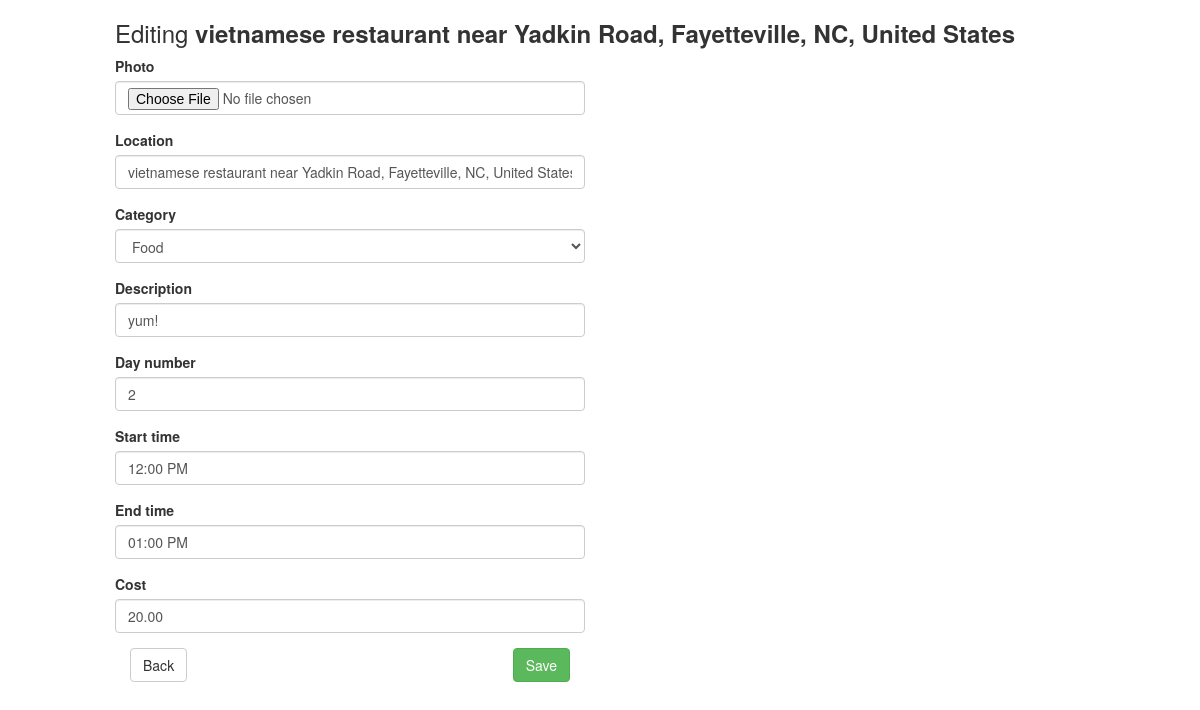
Screenshot of /6/7/edit/ (signed in) with the database file from the repository.
### triplan/models.py (models this page shows, shortened)
class ItinerarySegment(models.Model):
    itinerary = models.ForeignKey(Itinerary)
    location = models.CharField(max_length=200)
    day_number = models.PositiveIntegerField(default=1)
    start_time = models.TimeField(default="12:00 PM")
    end_time = models.TimeField(default="1:00 PM")
    description = models.CharField(max_length=400)
    photo = models.ImageField(blank=True)
    category = models.IntegerField(default=0, choices=CategoryUtil.get_category_choices())
    cost = models.DecimalField(default=0, decimal_places=2, max_digits=6)
    class Meta:
        ordering = ['start_time']

### triplan/views.py (the view, shortened to what this page needs)
# urls.py: url(r'^(?P<itinerary_pk>[0-9]+)/(?P<pk>[0-9]+)/edit/$', login_required(views.ItinerarySegmentEdit.as_view()),
class ItinerarySegmentEdit(generic.edit.UpdateView):
    template_name = "triplan/itinerarysegment_edit.html"
    model = ItinerarySegment
    fields = ["photo", "location", "category", "description", "day_number", "start_time", "end_time", "cost"]
    widgets = {
        "start_time": forms.TimeInput(format='fa'),
        "end_time": forms.TimeInput(format='fa'),
    }

### triplan/templates/triplan/itinerarysegment_edit.html (shortened to what this page needs)
{% extends 'triplan/base.html' %}
{% block imports %}
    {% load static %}
    <link rel="stylesheet" type="text/css" href="{% static 'maps.css' %}">
{% endblock imports %}
{% block body %}
    <div class="col-sm-10 col-sm-offset-1">
        <h3>Editing <strong>{{ itinerarysegment.location }}</strong></h3>
    </div>
    <div class="col-sm-5 col-sm-offset-1">
        {% url 'triplan:itinerary_detail' itinerarysegment.itinerary.id as url %}
        {% include 'triplan/edit_form.html' with back_url=url %}
    </div>
    <div class="col-sm-3">
    </div>
    <div id="map" class="col-sm-3"></div>
    <image id="places_photo" src=""
           class="col-sm-3 margin-top-20 img img-responsive full-width">
{% endblock body %}

### triplan/templates/triplan/edit_form.html (shortened to what this page needs)
{% load bootstrap3 %}
<form action="" enctype="multipart/form-data" method="post">
    {% for field in form %}
        {% bootstrap_field field layout='horizontal' horizontal_field_class='padding-tb-5 col-md-9' horizontal_label_class='form-label-align col-md-3'%}
    {% endfor %}
    <div class="col-sm-12">
        <a href="{{ back_url }}" class="btn btn-default">Back</a>
        <button class="btn btn-success pull-right" type="submit">Save</button>
    </div>
</form>

### triplan/static/custom.css (style rules this page uses)
.img { border-radius: 5px; }
.margin-top-20 { margin-top: 20px; }

### triplan/static/maps.css (style rules this page uses)
#map { height: 50%; width: 20%; border-radius: 5px; }
html, body { height: 100%; margin: 0; padding: 0; }

### rows the page displays
ItinerarySegment: location "vietnamese restaurant near Yadkin Road, Fayetteville, NC, United States", location "vietnamese restaurant near Yadkin Road, Fayetteville, NC, United States" "Food" "yum!" "2" "12:00 PM" "01:00 PM" "20.00"
